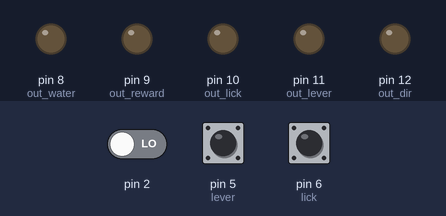
A sketch run on a simulated Arduino Uno, built with avr-gcc and run on an emulated ATmega328P. On the bench: output pins drawn as LEDs (lit = HIGH). The test bench sets the inputs (shaded band); at power-on: pin 5 (lever) HIGH, pin 6 (lick) HIGH, pin 2 LOW.

Above: at 1.2 s.
1.3 s: pin 5 (lever) pulled LOW for 0.15 s
At 1.8 s:
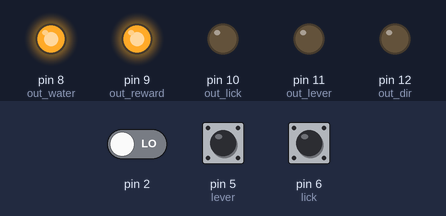
3.4 s: pin 6 (lick) pulled LOW for 0.15 s
At 4.7 s:
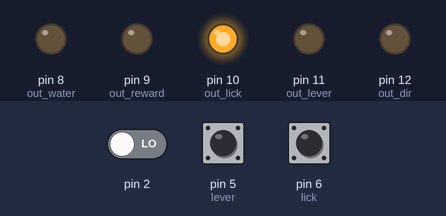
5.0 s: pin 5 (lever) pulled LOW for 1 s
At 6.4 s:
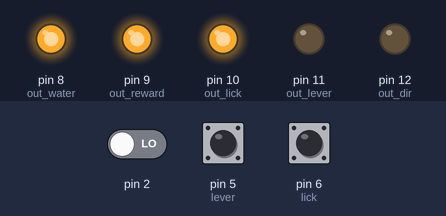
8.0 s: pin 5 (lever) pulled LOW for 3.2 s
At 12.9 s:
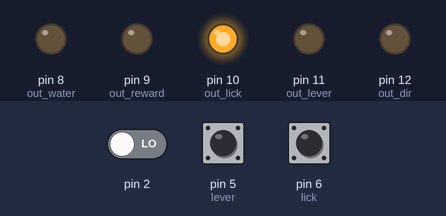
13.2 s: pin 6 (lick) pulled LOW for 3.2 s
At 14.0 s:
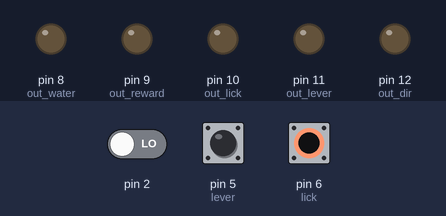
Timing chart, 0 to 17.9 s (numbered marks = the images above; inputs shaded):
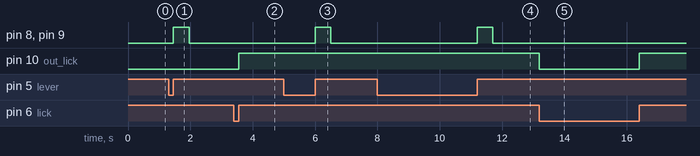

The sketch:

RotaryEncoder_and_Reward.ino
```cpp
/* 2023 Mar. 02
 *
 *  Libraries used in this program
 *  1. github.com/GreyGnome/EnableInterrupt
 *  2. github.com/NicksonYap/digitalWriteFast
 *  3. github.com/JChristensen/Timer
 *  4. github.com/adafruit/Adafruit_MCP4725
 *  5. arduino.cc/en/reference/wire
 *
 *  v = dL / t = 2 * r * PI / (N * t)
 *  r: radius \ N: resolution of encoder \ t: sampling period
 *
 *  ω = (2 * π * n) / (N *t)
 *  ω: rad/s \ n: number of pulses \ t: sampling period \ N: resolution of encoder
 *
 */
// Libraries
#include <EnableInterrupt.h>          //insufficient number of standard Interrupt pins on the Arduino Uno
#include <digitalWriteFast.h>
#include <Wire.h>
#include "Timer.h"
#include <Adafruit_MCP4725.h>
#include <Adafruit_BusIO_Register.h>
Adafruit_MCP4725 dac;

// Input Pin site
#define encoderA    2
#define encoderB    3
#define lever       5
#define lick        6

// Output Pin site
#define out_water   8
#define out_reward  9
#define out_lick    10
#define out_lever   11
#define out_dir     12
// output by DAC is using SDA pin, so pin12 is not in use

//fixed figures for encoder, these figures are unique to the encoder
int encoderlimit = 10;                                    // Maximum permissible speed : 6000 r/min = 1 r/ 10 ms
const int N = 1000;                                       // resolution of encoder?
const int r = 110;                                        // set avg radius = 110 mm => circum = 2*PI*r;
double dL =  2*PI*r / N;                                  // dL = cirum / N (mm)

//variables for motion
long Now;
long Prev;
long Dist;
long counter;
int  Dir;                                                  // 0 = CW, 1 = CCW
int  outlier = 200;                                        // set max difference of Dist = 200

//variables for MCP4725 12bit DAC
int   scale = 200;                                          // a magic scale make analogue signal beautiful
float outputV = 0;

//variables for reward and licking
int rule = N*3;                                           // reward rules:  3 for training; 10 for exps
int reward;
int count_reward;                                         // decision to give reward
const unsigned long PERIOD = 500;                         // reward duration, depending on the water valve usage
// 25ml full syringe gives 0.2ml in 10 secs  ;  2ml only in 25ml syringe give 0.1ml in 10 secs

// output only in Serial Plotter
bool lever_state;
bool lick_state;

Timer t;                                                  // initiate the timer object

void setup() {
  Serial.begin(9600);                                     // change higher number if need higher sampling rate
  dac.begin(0x62);                                        // call DAC function

  pinModeFast(encoderA, INPUT);                           // faster than pinMode(encoderA, INPUT_PULLUP);
  pinModeFast(encoderB, INPUT);                           // faster than pinMode(encoderB, INPUT_PULLUP);
  pinMode(lever, INPUT_PULLUP);
  pinMode(lick, INPUT_PULLUP);

  pinMode(out_water, OUTPUT);
  pinMode(out_reward, OUTPUT);
  pinMode(out_lick, OUTPUT);
  pinMode(out_lever, OUTPUT);
  pinMode(out_dir,OUTPUT);
  digitalWrite(out_water,LOW);
  digitalWrite(out_reward,LOW);

  enableInterrupt(encoderA, motions, RISING);
  enableInterrupt(lever, lever_click, CHANGE);
  enableInterrupt(lick, lick_chk, CHANGE);
  Prev = 0;
}

void location(){
  if((bool) digitalReadFast(encoderB) == HIGH){           //digitalReadFast() is faster than digitalRead()
    counter ++;
    count_reward ++;
  }else if ((bool) digitalReadFast(encoderB) == LOW){     // HONTKO encoders could not work without this line
    counter --;
    count_reward --;
  }
}

void motions(){
  location();
  if (Dist < 0){
    Dir = 0;                                               // if rotate CCW
    digitalWrite(out_dir,LOW);
  }else if (Dist > 0){
    Dir = 1;
    digitalWrite(out_dir,HIGH);
  }else{
    Dir = 0;
  }
}

 void lever_click(){
  if ((bool) digitalRead(lever) == HIGH){
//    digitalWrite(out_lever,HIGH);
    t.pulseImmediate(out_lever,PERIOD/10,HIGH);
    give_reward();
//  }else{
//    digitalWrite(out_lever,LOW);
  }
}

void give_reward(){
//  if ( count_reward > rule*0 ){
    t.pulseImmediate(out_water,PERIOD,HIGH);             // use Timer to turn on reward for specific period
    t.pulseImmediate(out_reward,PERIOD,HIGH);
    count_reward = 0;
//   }
    digitalWrite(out_lever,LOW);
}

void lick_chk(){
  if ((bool) digitalRead(lick) == HIGH){
    digitalWrite(out_lick,HIGH);
  }else{
    digitalWrite(out_lick,LOW);
  }
}

void loop() {

/*  IMPORTANT:
 *  a delay time needed to calculate the difference
 *  the calculation of movement cannot be triggered by interrupt funct, bcz the device will stop recording
 */

  Now = counter;
  Dist = Now - Prev;
  if ( abs(Dist) >=  outlier){
    Dist = 0;
  }
  outputV = abs(Dist)*dL*scale;
//  outputV = abs(Dist)*scale;

  dac.setVoltage(outputV, false);

  Prev = counter;
  delay(encoderlimit*1);                  // delay x ms to calculate distance
//  Serial.println(' ');
  t.update();
}
```

Measured:
- after the input at 1.3 s, pin 8 (out_water), pin 9 (out_reward): LOW → HIGH after 0.15 s, → LOW 0.51 s later
- after the input at 3.4 s, pin 10 (out_lick): LOW → HIGH after 0.15 s
- after the input at 5.0 s, pin 8 (out_water), pin 9 (out_reward): LOW → HIGH after 1.0 s, → LOW 0.51 s later
- after the input at 8.0 s, pin 8 (out_water), pin 9 (out_reward): LOW → HIGH after 3.2 s, → LOW 0.51 s later
- after the input at 13.2 s, pin 10 (out_lick): HIGH → LOW at once, → HIGH 3.2 s later
